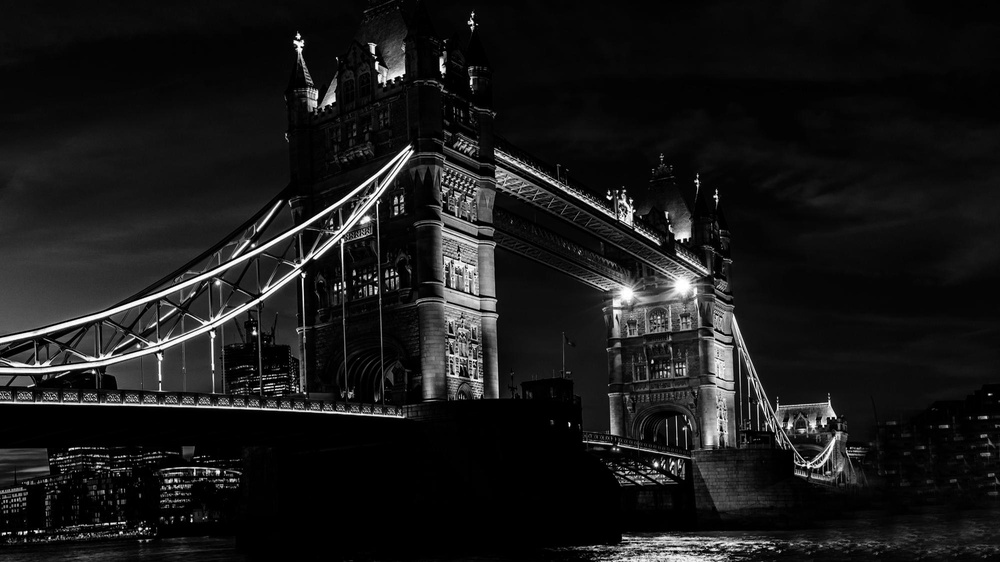
%> input picture lab2/3/Img2_07_3.jpg, 1000 x 562 px, shrunk from 2000 x 1125 before the run
$ octave lab2_3.m   (GNU Octave 9; MATLAB toolbox functions it lacks are replaced by stand-ins)
%> lines starting %> are read from the running program, lines starting %| are printed output that depends on the picture
%% Загрузка изображения
imagePath = 'Img2_07_3.jpg';
originalImage = im2double(imread(imagePath));
%> originalImage: size 562x1000 double; min 0, max 1, mean 0.0988

figure();
imshow(originalImage, []);
title('Исходное изображение');

figure();
histogram(originalImage);
title('Гистограмма исходного изображения');
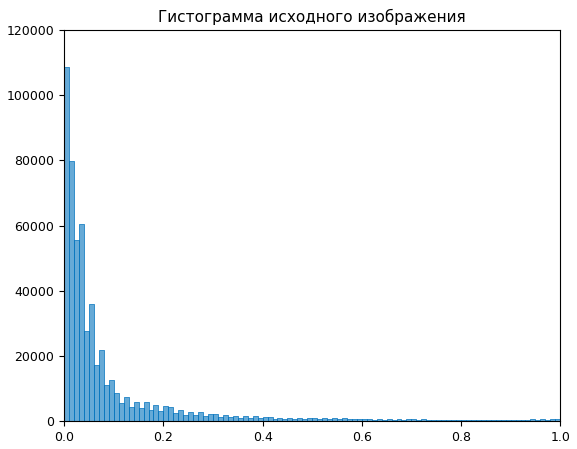
%> figure redrawn from the program's plot data; tallest bar 108587 high, from x = 0 to 0.01

%% Гамма-коррекция (imadjust)
gammaValue = 0.3; % Значение < 1 для осветления теней
gammaRestoredImage = imadjust(originalImage, [], [], gammaValue);
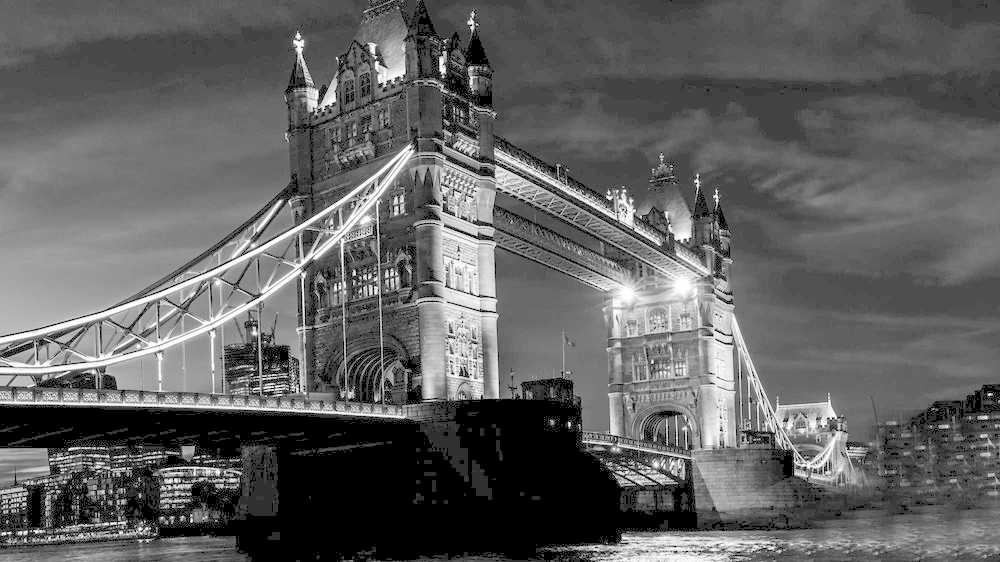
%> gammaRestoredImage: size 562x1000 double; min 0, max 1, mean 0.382

figure();
imshow(gammaRestoredImage, []);
title(['Гамма-коррекция (gamma=', num2str(gammaValue), ')']);

figure();
histogram(gammaRestoredImage);
title('Гистограмма после гамма-коррекции');
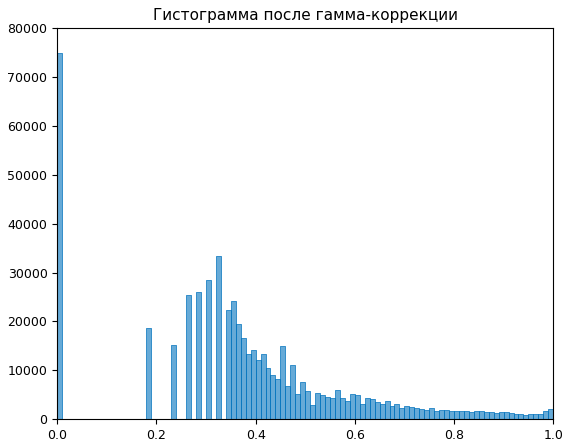
%> figure redrawn from the program's plot data; tallest bar 74904 high, from x = 0 to 0.01

%% Эквализация гистограммы (histeq)
histeqRestoredImage = histeq(originalImage);
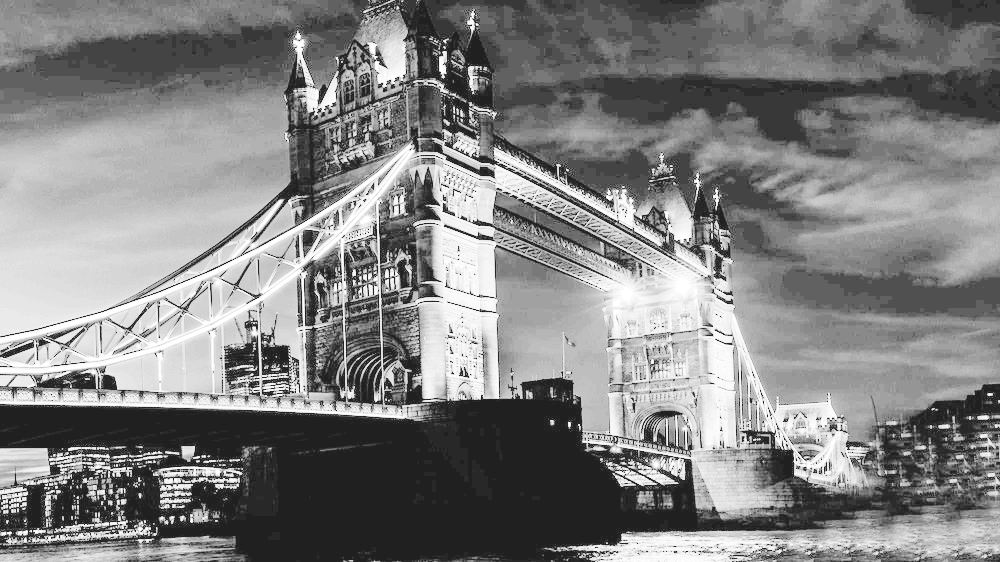
%> histeqRestoredImage: size 562x1000 double; min 0.127, max 1, mean 0.513

figure();
imshow(histeqRestoredImage, []);
title('Эквализация гистограммы (histeq)');

figure();
histogram(histeqRestoredImage);
title('Гистограмма после эквализации');
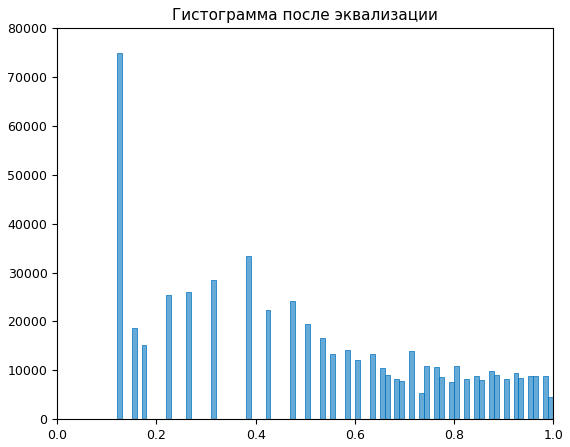
%> figure redrawn from the program's plot data; tallest bar 74904 high, from x = 0.12 to 0.13

%% Автоматическое выравнивание яркости темных областей (imlocalbrighten)
%> (the run ends here)
